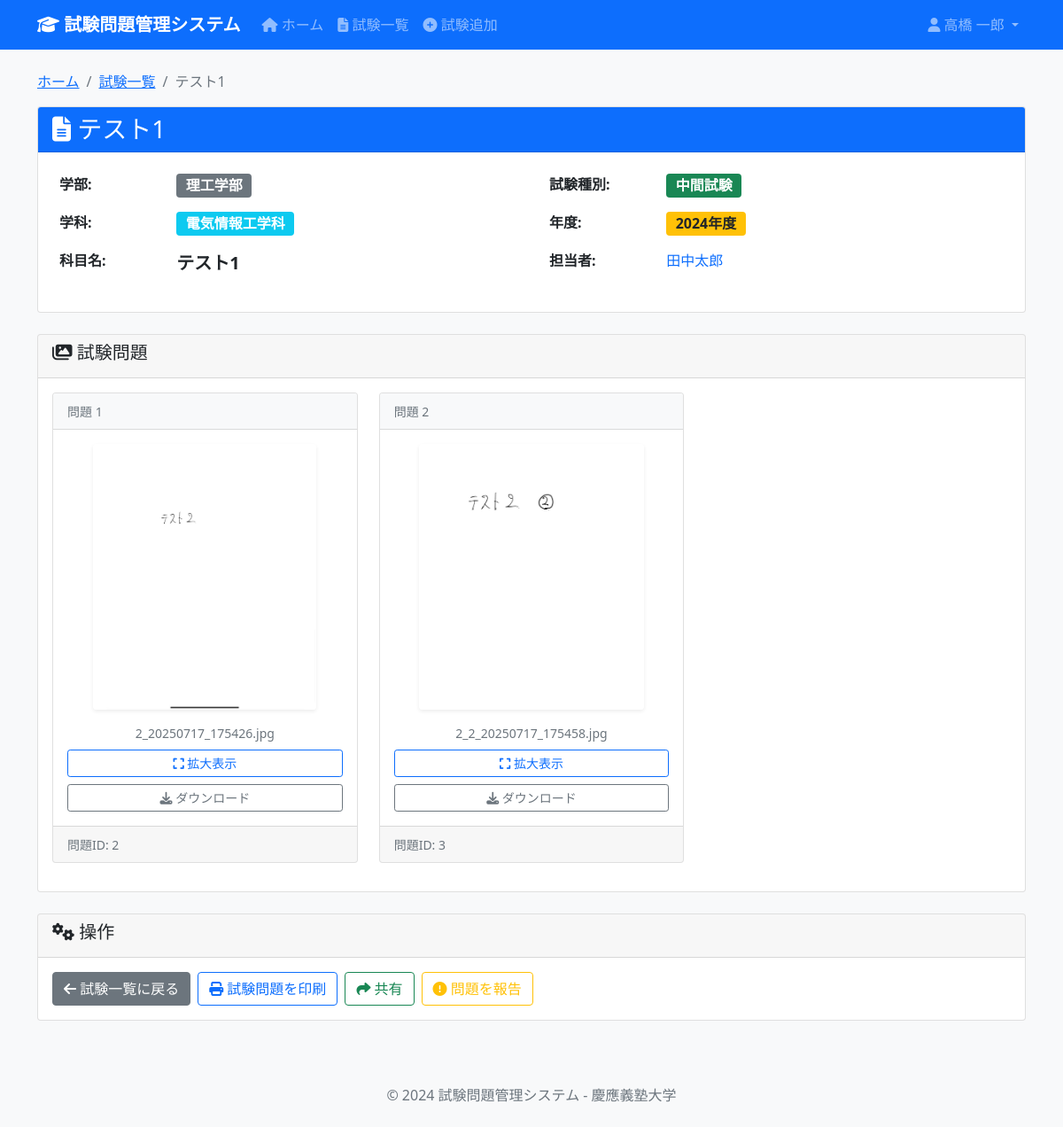
The app's page /exam/28 (signed in) with its own data.
### tables this page shows
CREATE TABLE Faculties (
                faculty_id INTEGER PRIMARY KEY AUTOINCREMENT,
                faculty_name TEXT NOT NULL UNIQUE
            );

CREATE TABLE Departments (
                department_id INTEGER PRIMARY KEY AUTOINCREMENT,
                faculty_id INTEGER NOT NULL,
                department_name TEXT NOT NULL,
                FOREIGN KEY (faculty_id) REFERENCES Faculties(faculty_id),
                UNIQUE(faculty_id, department_name)
            );

CREATE TABLE ExamTypes (
                exam_type_id INTEGER PRIMARY KEY AUTOINCREMENT,
                exam_type_name TEXT NOT NULL UNIQUE
            );

CREATE TABLE Exams (
                exam_id INTEGER PRIMARY KEY AUTOINCREMENT,
                subject_id INTEGER NOT NULL,
                exam_type_id INTEGER NOT NULL,
                exam_year INTEGER NOT NULL,
                instructions TEXT,
                created_by INTEGER,
                created_at DATETIME DEFAULT CURRENT_TIMESTAMP,
                updated_at DATETIME DEFAULT CURRENT_TIMESTAMP,
                FOREIGN KEY (subject_id) REFERENCES Subjects(subject_id),
                FOREIGN KEY (exam_type_id) REFERENCES ExamTypes(exam_type_id),
                FOREIGN KEY (created_by) REFERENCES Users(user_id) ON DELETE SET NULL,
                UNIQUE(subject_id, exam_type_id, exam_year)
            );

CREATE TABLE ExamQuestions (
                question_id INTEGER PRIMARY KEY AUTOINCREMENT,
                exam_id INTEGER NOT NULL,
                picture TEXT,
                FOREIGN KEY (exam_id) REFERENCES Exams(exam_id)
            );

### app.py (the view)
    def decorated_function(*args, **kwargs):
        if 'user_id' not in session:
            return redirect(url_for('login'))
        return f(*args, **kwargs)

### app.py (called while the page is built)
def get_db() -> sqlite3.Connection:
    db = getattr(g, '_database', None)
    if db is None:
        try:
            db = g._database = sqlite3.connect(DATABASE)
            db.execute('PRAGMA foreign_keys = ON')
            db.row_factory = sqlite3.Row
        except Exception as e:
            import sys
            print(f"Database connection error: {e}", file=sys.stderr)
            raise
    return db

@app.teardown_appcontext
def close_connection(exception: Optional[BaseException]) -> None:
    db = getattr(g, '_database', None)
    if db is not None:
        db.close()

def login_required(f):
    def decorated_function(*args, **kwargs):
        if 'user_id' not in session:
            return redirect(url_for('login'))
        return f(*args, **kwargs)
    decorated_function.__name__ = f.__name__
    decorated_function.__doc__ = f.__doc__
    decorated_function.__module__ = f.__module__
    return decorated_function

### templates/exams/detail.html (shortened to what this page needs)
{% extends "base.html" %}
{% block content %}
<nav aria-label="breadcrumb">
    <ol class="breadcrumb">
        <li class="breadcrumb-item"><a href="{{ url_for('index') }}">ホーム</a></li>
        <li class="breadcrumb-item"><a href="{{ url_for('exams') }}">試験一覧</a></li>
        <li class="breadcrumb-item active">{{ exam[3] }}</li>
    </ol>
</nav>
<div class="row mb-4">
    <div class="col-12">
        <div class="card">
            <div class="card-header bg-primary text-white">
                <h3 class="card-title mb-0">
                    <i class="fas fa-file-alt"></i> {{ exam[3] }}
                </h3>
            </div>
            <div class="card-body">
                <div class="row">
                    <div class="col-md-6">
                        <table class="table table-borderless">
                            <tbody>
                                <tr>
                                    <th class="w-25">学部:</th>
                                    <td><span class="badge bg-secondary fs-6">{{ exam[1] }}</span></td>
                                </tr>
                                <tr>
                                    <th>学科:</th>
                                    <td><span class="badge bg-info fs-6">{{ exam[2] }}</span></td>
                                </tr>
                                <tr>
                                    <th>科目名:</th>
                                    <td><strong class="fs-5">{{ exam[3] }}</strong></td>
                                </tr>
                            </tbody>
                        </table>
                    </div>
                    <div class="col-md-6">
                        <table class="table table-borderless">
                            <tbody>
                                <tr>
                                    <th class="w-25">試験種別:</th>
                                    <td><span class="badge bg-success fs-6">{{ exam[4] }}</span></td>
                                </tr>
                                <tr>
                                    <th>年度:</th>
                                    <td><span class="badge bg-warning text-dark fs-6">{{ exam[5] }}年度</span></td>
                                </tr>
                                <tr>
                                    <th>担当者:</th>
                                    <td>
                                        {% if exam[7] %}
                                            <span class="text-primary">{{ exam[7] }}</span>
                                        {% else %}
                                            <span class="text-muted">未設定</span>
                                        {% endif %}
                                    </td>
                                </tr>
                            </tbody>
                        </table>
                    </div>
                </div>
            </div>
        </div>
    </div>
</div>
<div class="row mb-4">
    <div class="col-12">
        <div class="card">
            <div class="card-header">
                <h5><i class="fas fa-images"></i> 試験問題</h5>
            </div>
            <div class="card-body">
                {% if questions %}
                    <div class="row">
                        {% for question in questions %}
                        <div class="col-md-6 col-lg-4 mb-3">
                            <div class="card h-100">
                                <div class="card-header bg-light">
                                    <small class="text-muted">問題 {{ loop.index }}</small>
                                </div>
                                <div class="card-body text-center">
                                    {% if question.picture %}
                                        {% set file_path = url_for('uploaded_file', filename=question.picture) %}
                                        {% set file_extension = question.picture.split('.')[-1].lower() %}
                                        {% if file_extension == 'pdf' %}
                                            <div class="mb-3">
                                                <i class="fas fa-file-pdf fa-4x text-danger mb-2"></i>
                                                <p class="small text-muted mb-2">{{ question.picture }}</p>
                                            </div>
                                            <div class="d-grid gap-2">
                                                <a href="{{ file_path }}" target="_blank" class="btn btn-outline-danger btn-sm">
                                                    <i class="fas fa-eye"></i> PDFを開く
                                                </a>
                                                <a href="{{ file_path }}" download class="btn btn-outline-primary btn-sm">
                                                    <i class="fas fa-download"></i> ダウンロード
                                                </a>
                                            </div>
                                        {% elif file_extension in ['png', 'jpg', 'jpeg', 'gif', 'bmp', 'tiff'] %}
                                        <div class="mb-3">
                                                <img src="{{ file_path }}"
                                                 class="img-fluid rounded shadow-sm"
                                                 alt="試験問題画像"
                                                 style="max-height: 300px; cursor: pointer;"
                                                     onclick="openImageModal('{{ file_path }}', '{{ exam[3] }} - 問題{{ loop.index }}')">
                                        </div>
                                        <p class="small text-muted mb-2">{{ question.picture }}</p>
                                            <div class="d-grid gap-2">
                                        <button class="btn btn-outline-primary btn-sm"
                                                        onclick="openImageModal('{{ file_path }}', '{{ exam[3] }} - 問題{{ loop.index }}')">
                                            <i class="fas fa-expand"></i> 拡大表示
                                        </button>
                                                <a href="{{ file_path }}" download class="btn btn-outline-secondary btn-sm">
                                                    <i class="fas fa-download"></i> ダウンロード
                                                </a>
                                            </div>
                                        {% endif %}
                                    {% else %}
                                        <div class="text-center p-4">
                                            <i class="fas fa-file-image fa-3x text-muted mb-3"></i>
                                            <p class="text-muted">ファイルが設定されていません</p>
                                        </div>
                                    {% endif %}
                                </div>
                                <div class="card-footer">
                                    <small class="text-muted">問題ID: {{ question.question_id }}</small>
                                </div>
                            </div>
                        </div>
                        {% endfor %}
                    </div>
                {% else %}
                    <div class="alert alert-info">
                        <i class="fas fa-info-circle"></i>
                        この試験には問題画像が登録されていません。
                    </div>
                {% endif %}
            </div>
        </div>
    </div>
</div>
<div class="row">
    <div class="col-12">
        <div class="card">
            <div class="card-header">
                <h5><i class="fas fa-cogs"></i> 操作</h5>
            </div>
            <div class="card-body">
                <div class="d-flex flex-wrap gap-2">
                    <a href="{{ url_for('exams') }}" class="btn btn-secondary">
                        <i class="fas fa-arrow-left"></i> 試験一覧に戻る
                    </a>
                    <button class="btn btn-outline-primary" onclick="printExamQuestions()">
                        <i class="fas fa-print"></i> 試験問題を印刷
                    </button>
                    <button class="btn btn-outline-success" onclick="shareExam()">
                        <i class="fas fa-share"></i> 共有
                    </button>
                    <button class="btn btn-outline-warning" onclick="reportIssue()">
                        <i class="fas fa-exclamation-circle"></i> 問題を報告
                    </button>
                </div>
            </div>
        </div>
    </div>
</div>
{% endblock %}

### templates/base.html (style rules this page uses)
body { background-color: #f8f9fa; }

### templates/exams/detail.html (style rules this page uses)
img[onclick] { transition: transform 0.2s ease-in-out; }

### records on screen
Faculties: faculty_name "理工学部"
Departments: department_name "電気情報工学科"
ExamTypes: exam_type_name "中間試験"
Exams: exam_year "2024"
ExamQuestions: shows a picture, picture "2_20250717_175426.jpg", question_id "2"
ExamQuestions: shows a picture, picture "2_2_20250717_175458.jpg", question_id "3"

### other values on screen
{{ session.full_name }} "高橋 一郎"
{{ exam[3] }} "テスト1"
{{ exam[7] }} "田中太郎"
